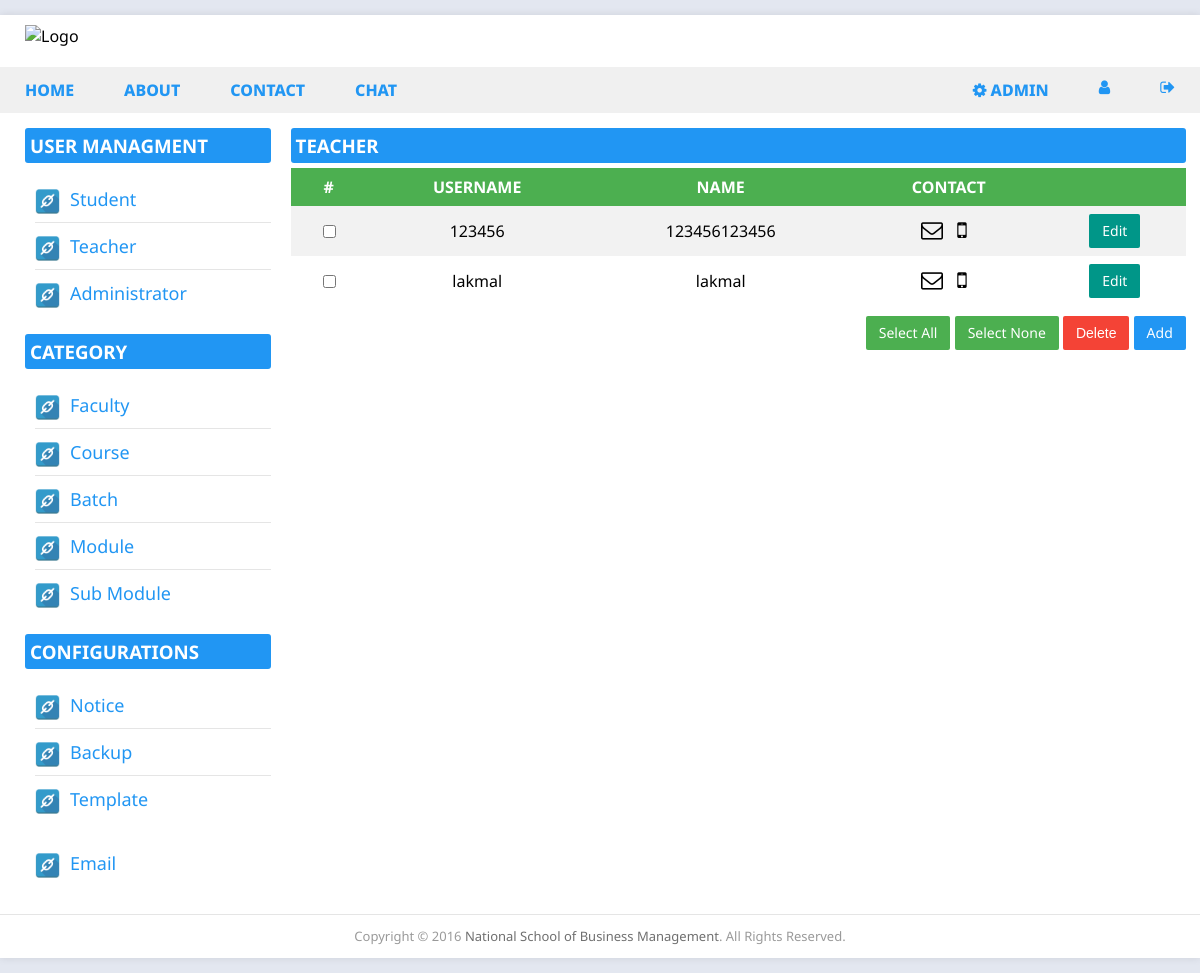
The app's page /dashboard.php?teacher=view (signed in) with its own data.
### tables this page shows
CREATE TABLE `users` (
  `id` int(11) NOT NULL,
  `username` char(15) NOT NULL,
  `password` text NOT NULL,
  `salt` varchar(32) NOT NULL,
  `name` varchar(100) NOT NULL,
  `email` varchar(60) NOT NULL,
  `mobile` int(15) DEFAULT NULL,
  `faculty_id` int(11) NOT NULL,
  `joined` datetime NOT NULL,
  `role` int(11) NOT NULL
);

### classes/DB.php (called while the page is built, shortened)
<?php
class DB
{
  private static $_instance = null;
  private $_pdo,
          $_query,
          $_error = false,
          $_results,
          $_resultslimit,
          $_count = 0;
  function __construct()
  {
    try {
      $this->_pdo = new PDO('mysql:host=' . Config::get('mysql/host') . ';dbname=' . Config::get('mysql/db'), Config::get('mysql/username'), Config::get('mysql/password'));
    } catch (PDOException $e) {
      die($e->getMessage());
    }
  }
  public static function getInstance() {
    if (!isset(self::$_instance)) {
      self::$_instance = new self();
    }
    return self::$_instance;
  }
  public function query($sql, $params = array()) {
    $this->_error = false;
    if ($this->_query = $this->_pdo->prepare($sql)) {
      $i = 1;
      if (count($params)) {
        foreach ($params as $param) {
          $this->_query->bindValue($i, $param);
          $i++;
        }
      }
      if($this->_query->execute()) {
          $this->_results = $this->_query->fetchAll(PDO::FETCH_OBJ);
          $this->_count = $this->_query->rowCount();
      }else {
        $this->_error = true;
      }
    }
    return $this;
  }
  private function action($action, $table, $where = array()) {
    if (count($where) === 3) {
      $operators = array('=', '>', '<', '>=', '<=', 'like', 'in');
      $field  = $where[0];
      $operator = $where[1];
      $value = $where[2];
      if (in_array($operator, $operators)) {
        $sql = "{$action} FROM {$table} WHERE {$field} {$operator} ?";
        if (!$this->query($sql, array($value))->error()) {
          return $this;
        }
      }
    }
    return false;
  }
  public function get($table, $where=array()) {
    return $this->action('SELECT *', $table, $where);
  }
  public function error() {
    return $this->_error;
  }
  public function count() {
    return $this->_count;
  }
  public function limitTo($rows) {
    $_resultslimits = array();
    if ($this->_count > $rows) {
      for ($i=0; $i < $rows; $i++) {
        $_resultslimits[$i] = $this->_results[$i];
      }
    }else {
      for ($i=0; $i < $this->_count; $i++) {
        $_resultslimits[$i] = $this->_results[$i];
      }
    }
    return $_resultslimits;
  }
}

### classes/Config.php (called while the page is built)
<?php
class Config {
  public static function get($path = null) {
    if ($path) {
      $config = $GLOBALS['config'];
      $path = explode('/', $path);
      foreach ($path as $value) {
        if(isset($config[$value])){
          $config = $config[$value];
        }
      }
      return $config;
    }
  }
}

### admin/teacher.php (the view, shortened to what this page needs)
<div class="student">
<h3 class="group-title blue-b">Teacher</h3>
	<div class="column column-12 main margin">
		<table class="table">
			<thead>
				<th>#</th>
				<th>Username</th>
				<th>Name</th>
				<th>Contact</th>
				<th></th>
			</thead>
			<tbody>
			<form method="post">
			<?php $u = DB::getInstance()->get('users', array('role', '=', '3'));	?>
				<?php if ($u->count() > 0): ?>
		  			<?php foreach ($u->limitTo(10) as $user): ?>
						<tr>
							<td><input type="checkbox" name="checkbox[]" value="<?php echo $user->id; ?>" id="<?php echo $user->id; ?>"></td>
							<td><?php echo $user->username; ?></td>
							<td><?php echo $user->name; ?></td>
							<td>
								<a href="mailto:<?php echo $user->email; ?>">
									<i class="fa fa-envelope-o" aria-hidden="true"></i>
								</a>
								<a href="#">
									<i class="fa fa-mobile" aria-hidden="true"></i>
								</a>
							</td>
							<td><a href="dashboard.php?teacher=edit&id=<?php echo $user->id; ?>" class="btn btn-md btn-teal">Edit</a></td>
						</tr>
					<?php endforeach; ?>
				<?php else: ?>
		  			<tr><td colspan="6"><?php echo 'No Result Found'; ?></td></tr>
			<?php endif; ?>
			</tbody>
		</table>
	</div>
	<div class="dash-option">
		<a onclick="selectall()" class="btn btn-md btn-green">Select All</a>
		<a onclick="selectnone()" class="btn btn-md btn-green">Select None</a>
		<button type="submit" class="btn btn-md btn-red">Delete</button>
		<a href="dashboard.php?teacher=add" class="btn btn-md btn-blue">Add</a>
	</div>
</div>

### assets/css/style.css (style rules this page uses)
html, body { margin: 0; font-family: 'Noto Sans', sans-serif; }
body { background-color: #E3E7F0; }
a { text-decoration: none; }
.main { margin-left: 5px; margin-right: 5px; }
.main i { font-size: 22px; }
.margin { margin: 10px; }
.blue-b { background: #2196f3; color: white; }
.row, .column { box-sizing: border-box; }
.column { position: relative; float: left; display: block; }
.column-12 { width: 100%; margin-left: 0; }
.btn { display: inline-block; margin-bottom: 0; font-weight: 400; line-height: 1.42857143; text-align: center; white-space: nowrap; vertical-align: middle; -ms-touch-action: manipulation; touch-action: manipulation; cursor: pointer; -webkit-user-select: none; -moz-user-select: none; -ms-user-select: none; user-select: none; border: 1px solid transparent; border-radius: 2px; }
.btn-md { padding: 6px 12px; font-size: 14px; }
.btn-red { background: #f44336; color: #fff; }
.btn-blue { background: #2196f3; color: #fff; }
.btn-green { background: #4caf50; color: #fff; }
.btn-teal { background: #009688; color: #fff; }
.group-title { margin-bottom: -5px; margin-top: 0; padding: 5px; border-radius: 3px; text-transform: uppercase; }
.main .group-title { border: 0px; }
.table { border-collapse: collapse; width: 100%; }
th, td { text-align: center; padding: 8px; }
tr:nth-child(even) { background-color: #f2f2f2 }
th { text-transform: uppercase; background-color: #4CAF50; color: white; }
td a i { margin-right: 10px; color: black; }
.dash-option { float:right; }

### records on screen
users: username "123456", name "123456123456"
users: username "lakmal", name "lakmal"
